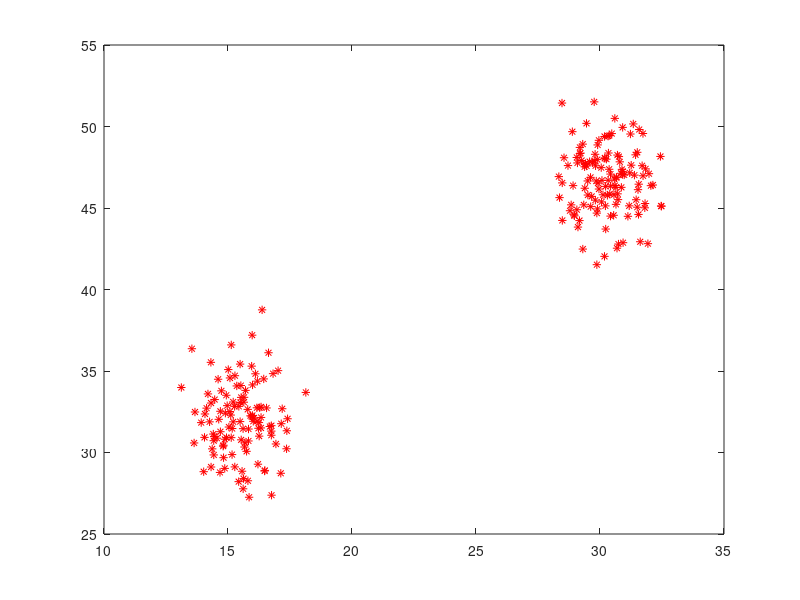

The MATLAB source for this figure: (Note: this script raises an error after producing the figure.)
hold off
figure(1)
hold off
max_clusters = 10;
num_clusters = floor(max_clusters*rand())+1; %Number of clusters to create
field_size = 100;

xc = field_size*rand(1,num_clusters)+1; %The true centroid of each cluster
yc = field_size*rand(1,num_clusters)+1;

pcd = []; %Variable to store the point cloud
for n=1:num_clusters
    npts = floor(abs(normrnd(100,20)));%Number of points in this cluster
    
    % Add normally distributed points around each centroid to the pcd
    pcd = [pcd [xc(n)+normrnd(0,1,[1,npts]);yc(n)+normrnd(0,2,[1,npts])]];
end

sz=size(pcd,2);
pcd = pcd(:,randperm(sz));%Shuffle the points


xmax = max(pcd(1,:));
ymax = max(pcd(2,:));
xmin = min(pcd(1,:));
ymin = min(pcd(2,:));
voxelres = 1;

plot(pcd(1,:),pcd(2,:),'r*');
hold on

%% Floodfill method
%Convert point cloud to occupancy grid
grid = voxelize(pcd,voxelres);
centroids = [];
while ~isempty(find(grid==1,1))
    %Find each contiguous region
    [r,c]=find(grid==1,1,'first');
    grid = floodfill(grid,[r;c]);
    tempgrid = grid==2;
    %Convert it back to a point cloud
    tempcloud = pclize(tempgrid,xmin,ymin,voxelres);
    if size(tempcloud,2) > 5 %Minimum size for valid cluster
        %Find the centroid of the downsampled cluster
        centroid = mean(tempcloud,2);
        centroids = [centroids centroid];
        
        figure(1)
        plot(tempcloud(1,:),tempcloud(2,:),'s')
        plot(centroid(1),centroid(2),'gx')
    end
    %Remove it from the grid
    grid(grid==2)=0;
end
nclusters = size(centroids,2);
dists = ones(nclusters,sz);
%%
%Compute distances to each point from each centroid
for n=1:nclusters
    dists(n,:) = vecnorm(pcd-centroids(:,n));
end

[d,i]=min(dists);
centroids = [];
for n=1:nclusters
    figure(2);
    %Plot the points closest to centroid n
    plot(pcd(1,i==n),pcd(2,i==n),'*');
    hold on
    %Find the real centroid of these points
    centroid = mean(pcd(:,i==n),2);
    centroids = [centroids centroid];
end
plot(centroids(1,:),centroids(2,:),'g*')

% figure(1)
% plot(centroids(1,:),centroids(2,:),'bx')
% hold on
% imagesc(voxelize(pcd,voxelres))

%% Centroid hypothesis method
for a=1:10%1:max_clusters
    nclusters=num_clusters;
    centroids = pcd(:,1:nclusters);
             
    dists = ones(nclusters,sz);
    
    for n=1:nclusters
        dists(n,:) = vecnorm(pcd-centroids(:,n));
    end
    
    [d,i]=min(dists);
    %
    figure(3)
    for n=1:nclusters
        plot(pcd(1,i==n),pcd(2,i==n),'*');
        hold on
    end
    plot(centroids(1,:),centroids(2,:),'g*');
    drawnow
    %
    centroids = [];
    for n=1:nclusters
        centroid = mean(pcd(:,i==n),2);
        centroids = [centroids centroid];
        plot(pcd(1,i==n),pcd(2,i==n),'*');
    end
    
    plot(centroids(1,:),centroids(2,:),'g*');
    drawnow
    a=a;
end